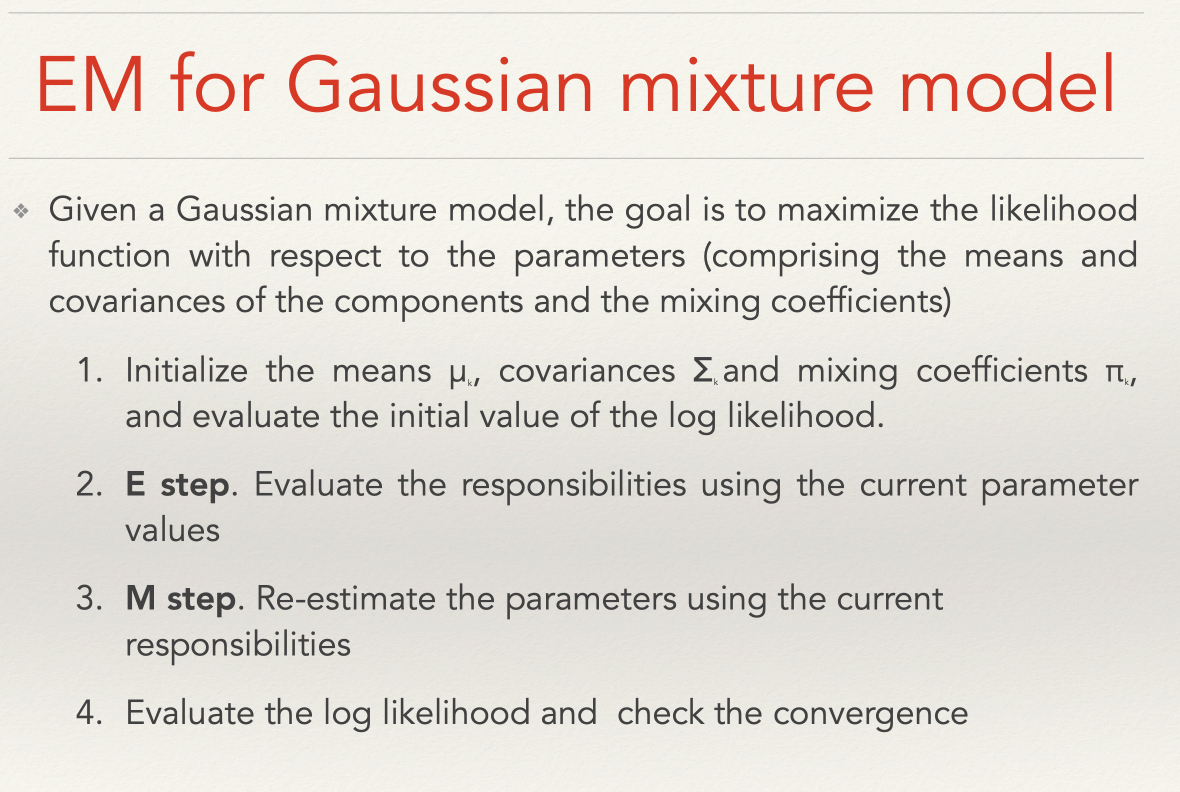
#> input picture lab3/img.png, 2360 x 1584 px (shown at 1/2 size)
$ python lab3.py
#> lines starting #> are read from the running program, lines starting #| are printed output that depends on the picture; after the words box and inside, x2 and y2 are one past the last pixel; in counts of white or black regions, pixels touching at a corner belong together
"""
author: YuanHang
date: 2022/4/4
"""
import cv2
import numpy as np

src = cv2.imread("./img.png", 0)
#> src: shape (1584, 2360); min 65, max 250, mean 222.7
origin = cv2.imread("./img.png")
#> origin is the input picture: shape (1584, 2360, 3); mean B, G, R 215.9, 222.5, 226.8
src = cv2.resize(src,(1080, 720))
#> src: shape (720, 1080)
origin = cv2.resize(origin,(1080, 720))
#> origin: shape (720, 1080, 3)
# 高斯滤波
img_blur=cv2.GaussianBlur(src,(5,5),5)

# 自适应阈值分割
# img_thresh=cv2.adaptiveThreshold(src,255,cv2.ADAPTIVE_THRESH_GAUSSIAN_C,cv2.THRESH_BINARY,15,3)
img_thresh=cv2.adaptiveThreshold(img_blur,255,cv2.ADAPTIVE_THRESH_GAUSSIAN_C,cv2.THRESH_BINARY_INV,15,3)
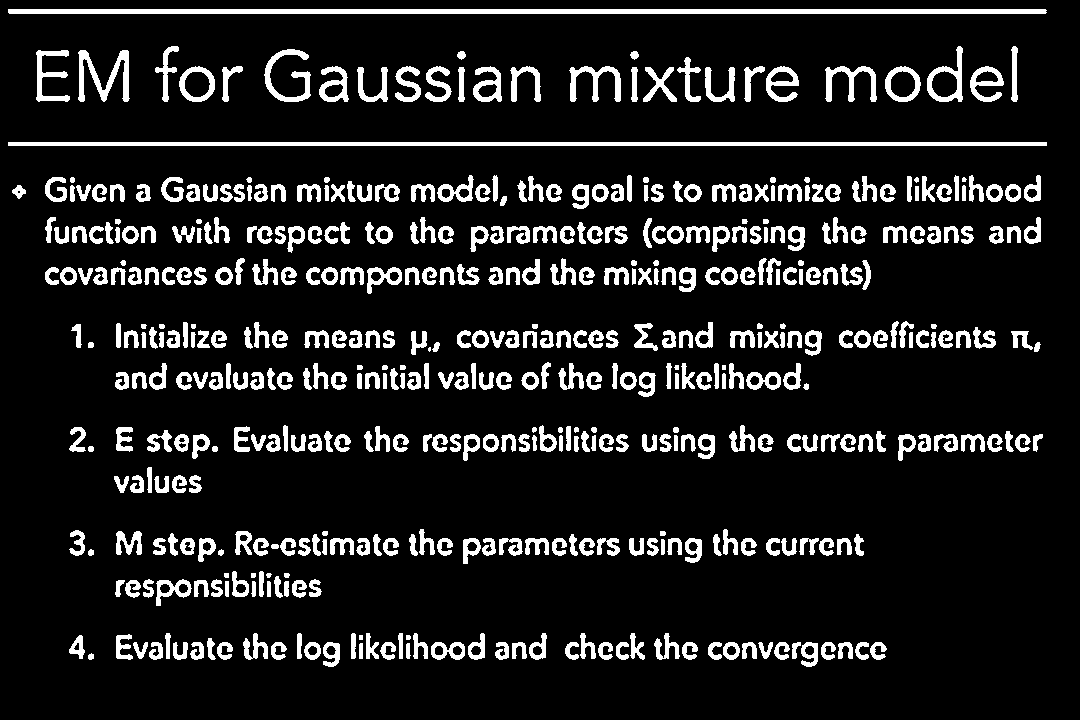
#> img_thresh: shape (720, 1080); 11.7% white; 493 white regions (5 under 20 px), largest, box (x1, y1, x2, y2) and area: (8, 9, 1047, 14) 5191, (8, 142, 1047, 146) 4156, (78, 50, 130, 102) 1067
cv2.imshow('img_thresh_blur', img_thresh)

# 初步膨胀运算
kernel1 = np.ones((3,3),np.uint8)
dilation1 = cv2.dilate(img_thresh,kernel1,iterations = 2)
#> dilation1: shape (720, 1080); 24.5% white; 105 white regions, largest, box (x1, y1, x2, y2) and area: (6, 7, 1049, 16) 9384, (6, 140, 1049, 148) 8344, (421, 423, 631, 463) 4808
cv2.imshow('dilation1', dilation1)

# 将单词那一行全部填充
col = dilation1.shape[1]
#> col = 1080
horizontalKernel = cv2.getStructuringElement(cv2.MORPH_RECT, (col, 1))
dilation2 = cv2.dilate(dilation1,horizontalKernel,iterations = 1)
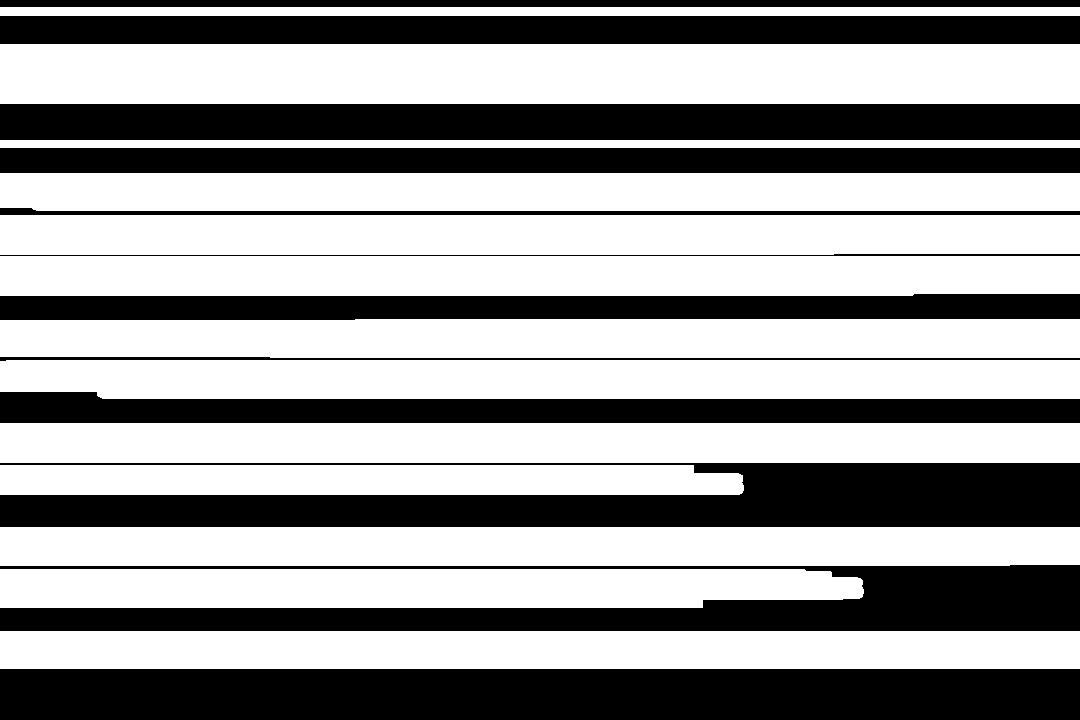
#> dilation2: shape (720, 1080); 60.8% white; 12 black regions, largest, box (x1, y1, x2, y2) and area: (0, 669, 1080, 720) 55080, (0, 463, 1080, 527) 47227, (0, 104, 1080, 140) 38880
cv2.imshow('dilation2', dilation2)

# 腐蚀运算
kernel2 = np.ones((4,4),np.uint8)
erode = cv2.erode(dilation2, kernel2, iterations = 8)
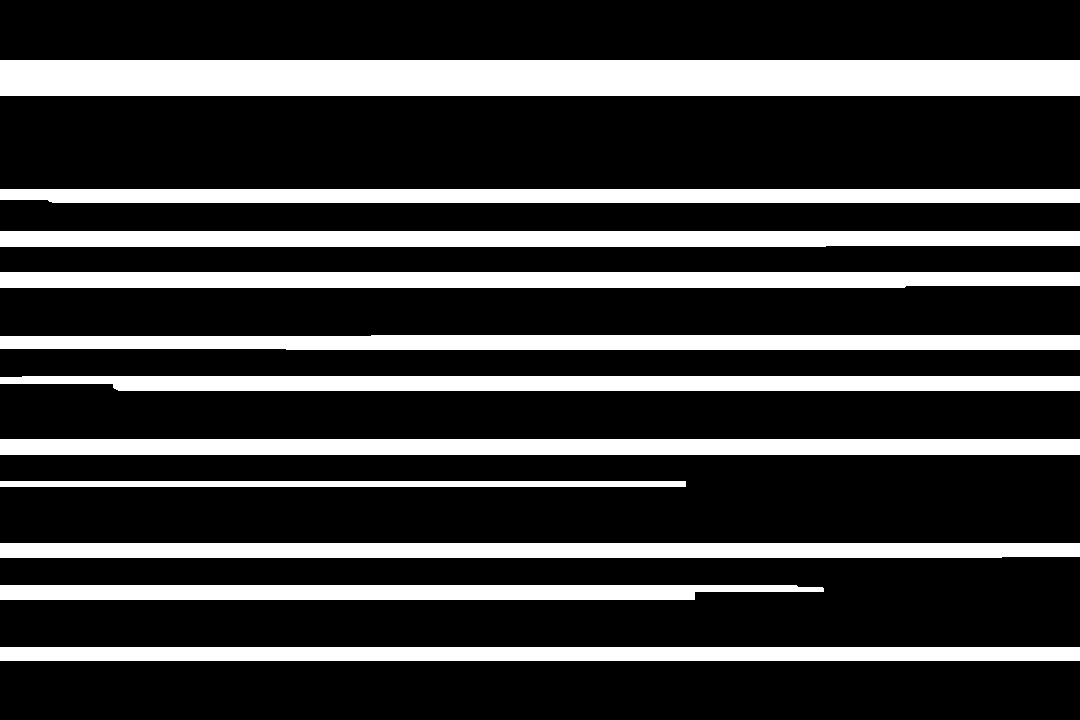
#> erode: shape (720, 1080); 23.5% white; 11 white regions, largest, box (x1, y1, x2, y2) and area: (0, 60, 1080, 96) 38880, (0, 439, 1080, 455) 17280, (0, 231, 1080, 247) 17026
cv2.imshow('erode', erode)

# 霍夫直线检测
# 这里取变化弧度为pi/2，则经过图片预处理检测出的直线一定为水平直线，即极角为pi/2
lines = cv2.HoughLines(erode, 0.9, np.pi/2, 300)
#> lines = 29 rows, first 8: [60.3, 1.57], [68.4, 1.57], [77.4, 1.57], [86.4, 1.57], [95.4, 1.57], [189, 1.57], [194.4, 1.57], [231.3, 1.57]
# print(lines.ndim)
# print(lines.shape)

# 之后需要将检测到的直线通过极坐标的方式画出来
# 此时需要考虑所画删除线的线段起终点
black_img = np.zeros([720, 1080, 3], dtype=np.uint8)
for line in lines: # line[0]存储的是点到直线的极径和极角，其中极角是弧度表示的，theta是弧度
    rho, theta = line[0] # 下述代码为获取 (x0,y0) 具体值
    y0 = int(rho)
    img_line = img_thresh[y0,:].tolist()
    x1 = 0
    x2 = 1080
    y1 = y2 = y0
    for i in range(1080):
        if img_line[i] == 0:
            continue
        else:
            x1 = i
            break
    for j in range(1080):
        if img_line[1079-j] == 0:
            continue
        else:
            x2 = 1080-j
            break
    cv2.line(black_img, (x1, y1), (x2, y2), (255, 255, 255), 2)
#> this loop made 29 passes
#> (line, rho, y0, y1, y2) on passes 1 to 12: ([[60.3, 1.57]], 60.3, 60, 60, 60), ([[68.4, 1.57]], 68.4, 68, 68, 68), ([[77.4, 1.57]], 77.4, 77, 77, 77), ([[86.4, 1.57]], 86.4, 86, 86, 86), ([[95.4, 1.57]], 95.4, 95, 95, 95), ([[189, 1.57]], 189, 189, 189, 189), ([[194.4, 1.57]], 194.4, 194, 194, 194), ([[231.3, 1.57]], 231.3, 231, 231, 231), ([[239.4, 1.57]], 239.4, 239, 239, 239), ([[271.8, 1.57]], 271.8, 271, 271, 271), ([[275.4, 1.57]], 275.4, 275, 275, 275), ([[284.4, 1.57]], 284.4, 284, 284, 284)
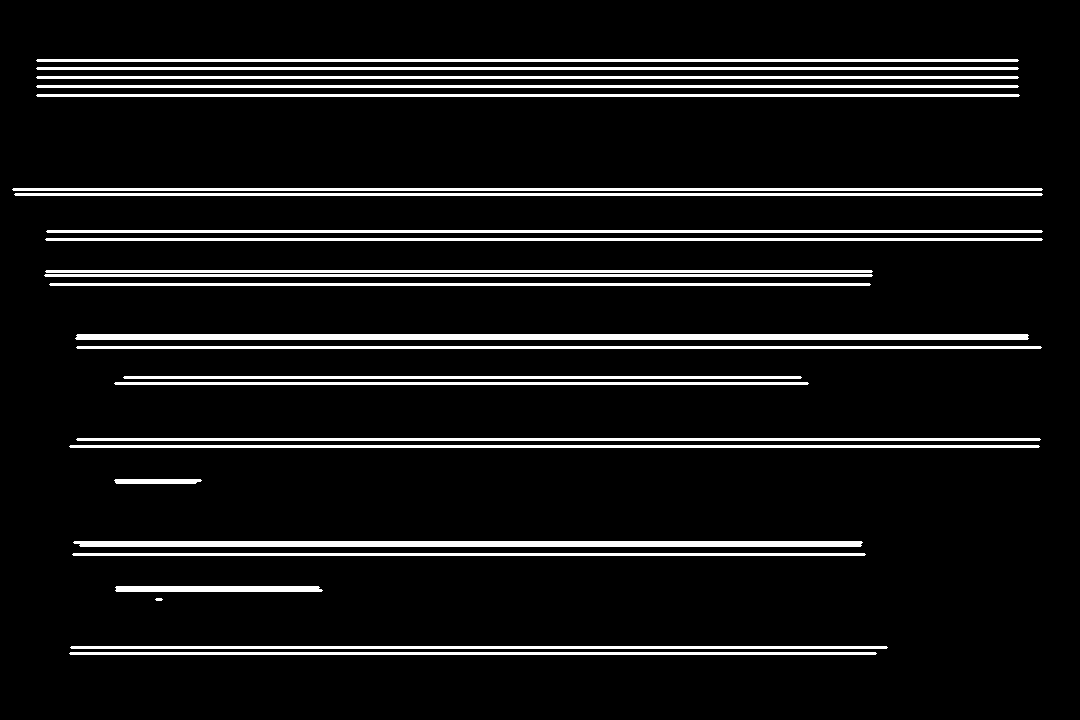
#> black_img: shape (720, 1080, 3); 8.5% white; 25 white regions, largest, box (x1, y1, x2, y2) and area: (75, 334, 1029, 340) 5713, (73, 541, 863, 547) 4711, (12, 188, 1043, 191) 3089

# 将同一行内容的多条稀疏删除线在竖直方向上合并
verticalKernel = cv2.getStructuringElement(cv2.MORPH_RECT, (1, 3))
#> verticalKernel = [1, 1, 1]
black_mask = cv2.dilate(black_img,verticalKernel,iterations = 3)
#> black_mask: shape (720, 1080, 3); 22% white; 11 white regions, largest, box (x1, y1, x2, y2) and area: (36, 56, 1020, 100) 43243, (75, 331, 1042, 352) 20130, (44, 267, 873, 289) 18162
cv2.imshow('black_mask', black_mask)

# 竖直方向上腐蚀删除线，细化删除线优化可视化效果
kernel3 = np.ones((2,2),np.uint8)
black_mask = cv2.erode(black_mask, kernel3, iterations=5)
#> black_mask: shape (720, 1080, 3); 16.5% white; 11 white regions, largest, box (x1, y1, x2, y2) and area: (41, 61, 1020, 100) 38088, (80, 336, 1042, 352) 15205, (49, 272, 873, 289) 13922

# 将black_mask黑白值颠倒，将删除线置为黑色
white_mask = ~black_mask
cv2.imshow("white_img", white_mask)

# 将white_mask与原图进行与运算，实现在原图上画出黑色的删除线
final = cv2.bitwise_and(origin, white_mask)
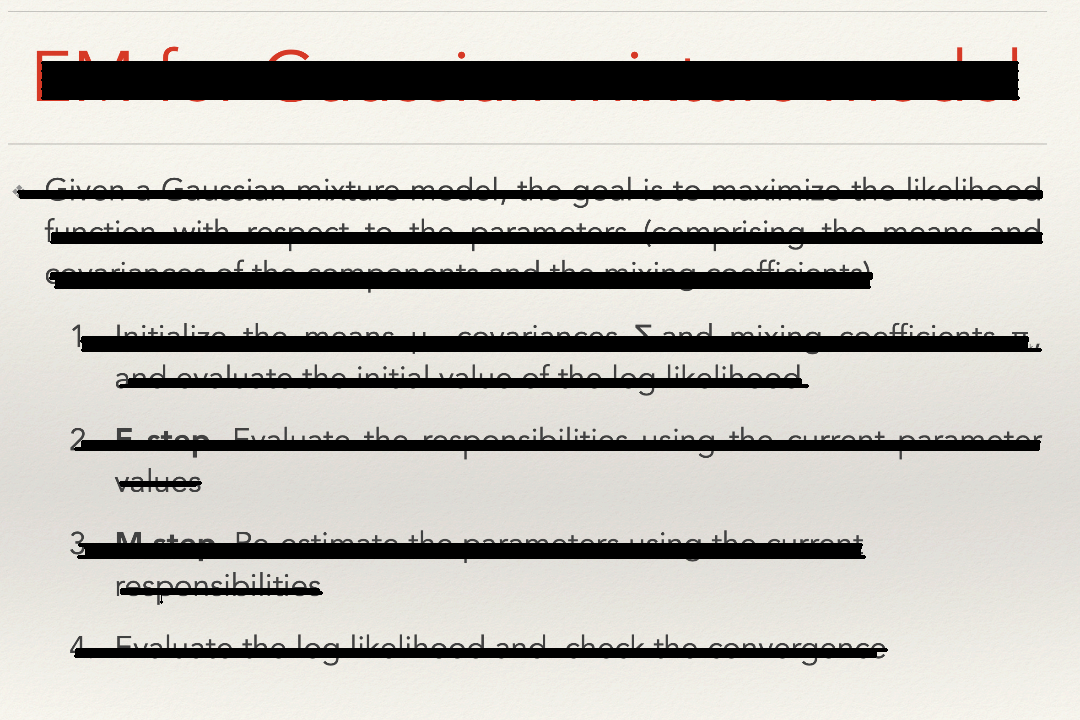
#> final: shape (720, 1080, 3); mean B, G, R 185.4, 190.9, 192.9
cv2.imshow("final", final)
cv2.imwrite('result.png', final)
while True:
    q = cv2.waitKey(1)
#> (key q is pressed here)
    if q == ord('q'):
        cv2.destroyAllWindows()
        break
